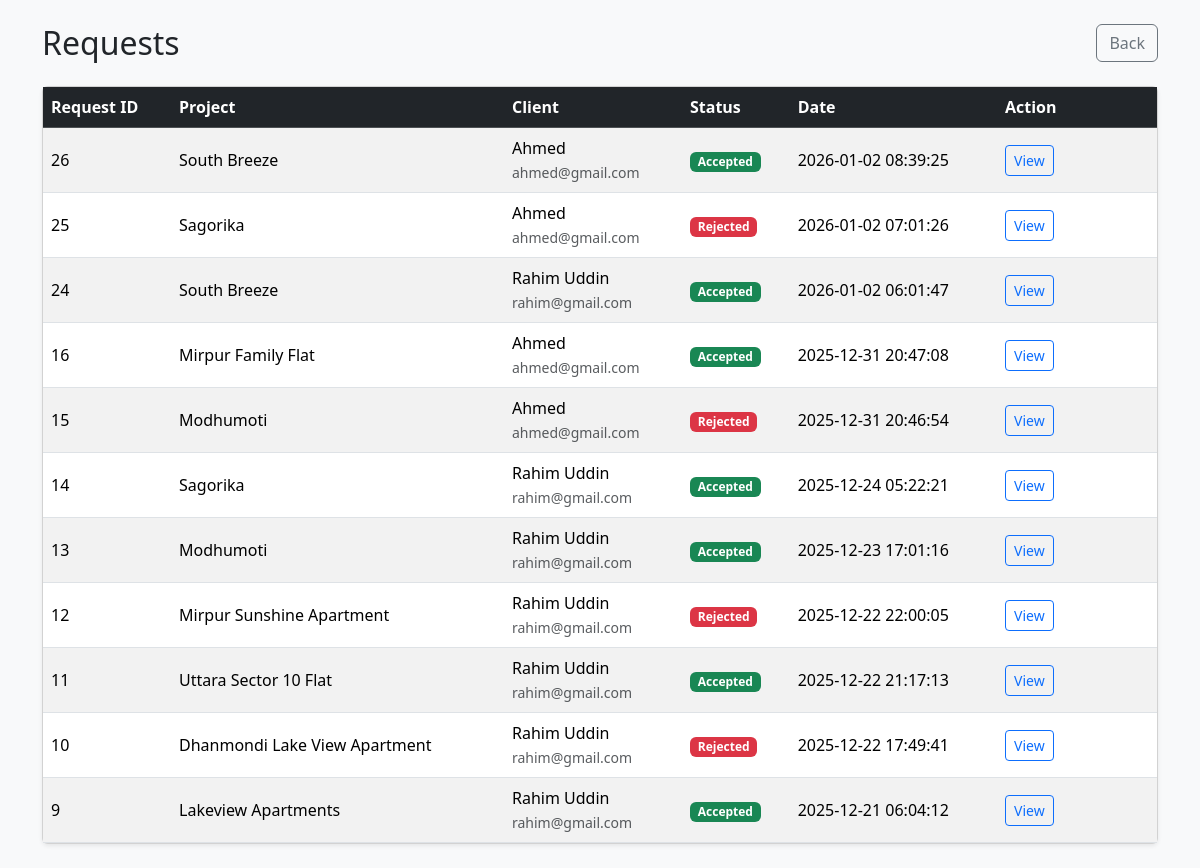
/provider_old/requests.php (signed in), run on the app's committed database.
### tables this page shows
CREATE TABLE `requests` (
  `request_id` int(11) NOT NULL,
  `client_id` int(11) NOT NULL,
  `provider_id` int(11) NOT NULL,
  `property_id` int(11) DEFAULT NULL,
  `request_type` varchar(30) NOT NULL,
  `status` enum('pending','accepted','rejected') NOT NULL DEFAULT 'pending',
  `creation_date` timestamp NOT NULL DEFAULT current_timestamp(),
  `area_unit` varchar(20) DEFAULT NULL,
  `area_value` decimal(12,2) DEFAULT NULL,
  `location_text` varchar(255) DEFAULT NULL,
  `asking_price` decimal(14,2) DEFAULT NULL,
  `road_width` decimal(10,2) DEFAULT NULL,
  `ownership_type` varchar(100) DEFAULT NULL,
  `notes` text DEFAULT NULL,
  `created_at` timestamp NOT NULL DEFAULT current_timestamp()
);

CREATE TABLE `properties` (
  `property_id` int(11) NOT NULL,
  `provider_id` int(11) NOT NULL,
  `location_id` int(11) NOT NULL,
  `project_name` varchar(160) DEFAULT NULL,
  `size_sqft` int(11) NOT NULL,
  `price` decimal(12,2) NOT NULL,
  `no_of_bedrooms` int(11) DEFAULT 0,
  `no_of_bathrooms` int(11) DEFAULT 0,
  `availability_status` enum('available','booked','sold') DEFAULT 'available',
  `created_at` timestamp NOT NULL DEFAULT current_timestamp()
);

CREATE TABLE `users` (
  `user_id` int(11) NOT NULL,
  `role` enum('client','property_owner','developer','architect','material_provider','worker_provider','interior_designer','admin') NOT NULL,
  `provider_type` enum('developer','builder','contractor','architect') DEFAULT NULL,
  `full_name` varchar(120) NOT NULL,
  `email` varchar(190) NOT NULL,
  `phone` varchar(30) DEFAULT NULL,
  `password` varchar(255) NOT NULL,
  `profile_pic` varchar(255) DEFAULT NULL,
  `house` varchar(60) DEFAULT NULL,
  `street` varchar(80) DEFAULT NULL,
  `city` varchar(80) DEFAULT NULL,
  `area_code` varchar(20) DEFAULT NULL,
  `created_at` timestamp NOT NULL DEFAULT current_timestamp()
);

### provider_old/requests.php (the view, shortened to what this page needs)
<?php
require_once __DIR__ . '/../config/db.php';
$provider_id = (int)$_SESSION['user_id'];
$stmt = $conn->prepare("
    SELECT r.request_id, r.status, r.creation_date,
           p.property_id, p.project_name, p.price,
           u.full_name AS client_name, u.email AS client_email, u.phone AS client_phone
    FROM request_assignments ra
    JOIN requests r ON r.request_id = ra.request_id
    JOIN properties p ON p.property_id = r.property_id
    JOIN users u ON u.user_id = r.client_id
    WHERE ra.provider_id = ?
    ORDER BY r.request_id DESC
");
$stmt->bind_param("i", $provider_id);
$stmt->execute();
$rows = $stmt->get_result()->fetch_all(MYSQLI_ASSOC);
function badgeClass($status) {
    return match ($status) {
        'accepted' => 'bg-success',
        'rejected' => 'bg-danger',
        default    => 'bg-warning text-dark',
    };
}
?>
<!doctype html>
<html>
<head>
  <link rel="stylesheet" href="https://cdn.jsdelivr.net/npm/bootstrap@5.3.3/dist/css/bootstrap.min.css">
</head>
<body class="bg-light">
<div class="container py-4">
  <div class="d-flex justify-content-between align-items-center mb-4">
    <h2 class="mb-0">Requests</h2>
    <a class="btn btn-outline-secondary" href="/homeplan/provider/dashboard.php">Back</a>
  </div>
  <?php if (empty($rows)): ?>
    <div class="alert alert-info">No requests found.</div>
  <?php else: ?>
    <div class="card shadow-sm">
      <div class="table-responsive">
        <table class="table table-striped align-middle mb-0">
          <thead class="table-dark">
            <tr>
              <th>Request ID</th>
              <th>Project</th>
              <th>Client</th>
              <th>Status</th>
              <th>Date</th>
              <th style="width:160px;">Action</th>
            </tr>
          </thead>
          <tbody>
            <?php foreach ($rows as $r): ?>
              <tr>
                <td><?= (int)$r['request_id'] ?></td>
                <td><?= htmlspecialchars($r['project_name'] ?? '-') ?></td>
                <td>
                  <?= htmlspecialchars($r['client_name'] ?? '-') ?><br>
                  <small class="text-muted"><?= htmlspecialchars($r['client_email'] ?? '') ?></small>
                </td>
                <td>
                  <span class="badge <?= badgeClass($r['status']) ?>">
                    <?= htmlspecialchars(ucfirst($r['status'])) ?>
                  </span>
                </td>
                <td><?= htmlspecialchars((string)$r['creation_date']) ?></td>
                <td>
                  <a class="btn btn-outline-primary btn-sm"
                     href="/homeplan/provider/request_view.php?id=<?= (int)$r['request_id'] ?>">
                    View
                  </a>
                </td>
              </tr>
            <?php endforeach; ?>
          </tbody>
        </table>
      </div>
    </div>
  <?php endif; ?>
</div>
</body>
</html>

### data on the page
requests: request_id "26", property.project_name "South Breeze", users.full_name "Ahmed", users.email "ahmed@gmail.com", status "Accepted", creation_date "2026-01-02 08:39:25"
requests: request_id "25", property.project_name "Sagorika", users.full_name "Ahmed", users.email "ahmed@gmail.com", status "Rejected", creation_date "2026-01-02 07:01:26"
requests: request_id "24", property.project_name "South Breeze", users.full_name "Rahim Uddin", users.email "rahim@gmail.com", status "Accepted", creation_date "2026-01-02 06:01:47"
requests: request_id "16", property.project_name "Mirpur Family Flat", users.full_name "Ahmed", users.email "ahmed@gmail.com", status "Accepted", creation_date "2025-12-31 20:47:08"
requests: request_id "15", property.project_name "Modhumoti", users.full_name "Ahmed", users.email "ahmed@gmail.com", status "Rejected", creation_date "2025-12-31 20:46:54"
requests: request_id "14", property.project_name "Sagorika", users.full_name "Rahim Uddin", users.email "rahim@gmail.com", status "Accepted", creation_date "2025-12-24 05:22:21"
requests: request_id "13", property.project_name "Modhumoti", users.full_name "Rahim Uddin", users.email "rahim@gmail.com", status "Accepted", creation_date "2025-12-23 17:01:16"
requests: request_id "12", property.project_name "Mirpur Sunshine Apartment", users.full_name "Rahim Uddin", users.email "rahim@gmail.com", status "Rejected", creation_date "2025-12-22 22:00:05"
requests: request_id "11", property.project_name "Uttara Sector 10 Flat", users.full_name "Rahim Uddin", users.email "rahim@gmail.com", status "Accepted", creation_date "2025-12-22 21:17:13"
requests: request_id "10", property.project_name "Dhanmondi Lake View Apartment", users.full_name "Rahim Uddin", users.email "rahim@gmail.com", status "Rejected", creation_date "2025-12-22 17:49:41"
requests: request_id "9", property.project_name "Lakeview Apartments", users.full_name "Rahim Uddin", users.email "rahim@gmail.com", status "Accepted", creation_date "2025-12-21 06:04:12"
